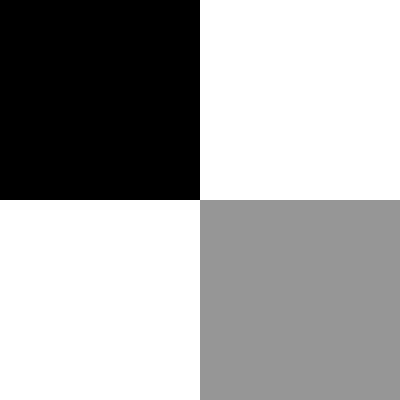
Frame 1 (no input)
Frame 60 (no input): identical to frame 1, image omitted
Frame 120 (the mouse pressed at the canvas centre since frame 60): identical to frame 1, image omitted

The p5.js sketch that drew this single still picture (run headless with seeded random() and noise() and a simulated clock; from frame 60 on, the mouse is pressed at the canvas centre):

// p5.js sketch
// ── sketch.js
function setup() {
    createCanvas(400, 400);
}

function draw() {
    noStroke();
    background(255);
    fill(0);
square(0,0,200);
fill(150)
square(200,200,200);
}
// ── check-exercise2-1.html
<!DOCTYPE html>
<html lang="en">
  <head>
    <meta charset="utf-8" />
    <meta name="viewport" content="width=device-width, initial-scale=1.0">

    <title>PDM1 - Check Practical 2 - Exercise 2.1</title>

    <link href="https://cdn.jsdelivr.net/npm/bootstrap@5.3.1/dist/css/bootstrap.min.css" rel="stylesheet" integrity="sha384-4bw+/aepP/YC94hEpVNVgiZdgIC5+VKNBQNGCHeKRQN+PtmoHDEXuppvnDJzQIu9" crossorigin="anonymous">
    <link rel="stylesheet" type="text/css" href="../lib/main-styles.css">
    <script src="https://cdn.jsdelivr.net/npm/bootstrap@5.3.1/dist/js/bootstrap.bundle.min.js" integrity="sha384-HwwvtgBNo3bZJJLYd8oVXjrBZt8cqVSpeBNS5n7C8IVInixGAoxmnlMuBnhbgrkm" crossorigin="anonymous"></script>
    <script src="../lib/libraries/p5.min.js"></script>
  </head>

  <body>
    <h1>Check My Work: Exercise 2.1</h1>
    <div class="guidance">
        <h2>Test results</h2>
        <div id="results">
            <p>Waiting for p5js...</p>
            <div class="fade-in">
                <p>Been waiting a while? The tests won't run until sketch.js contains 
                    the minimum code for a basic sketch. Your code should look something 
                    like this:
                </p>
                <pre>
function setup() {
    createCanvas(100, 100);
}

function draw() {

}
                </pre>
                <p>If you have code in your sketch, check for errors and typos as these can block 
                  the tests from running.
                </p>
            </div>
        </div>
    </div>
     <script src="../lib/preload.js"></script>
    <script src="sketch.js"></script>
    <script src="../lib/test-utils.js" type="module"></script>
    <script src="assets/exercise2-1-tests.js" type="module"></script>
  </body>
</html>
